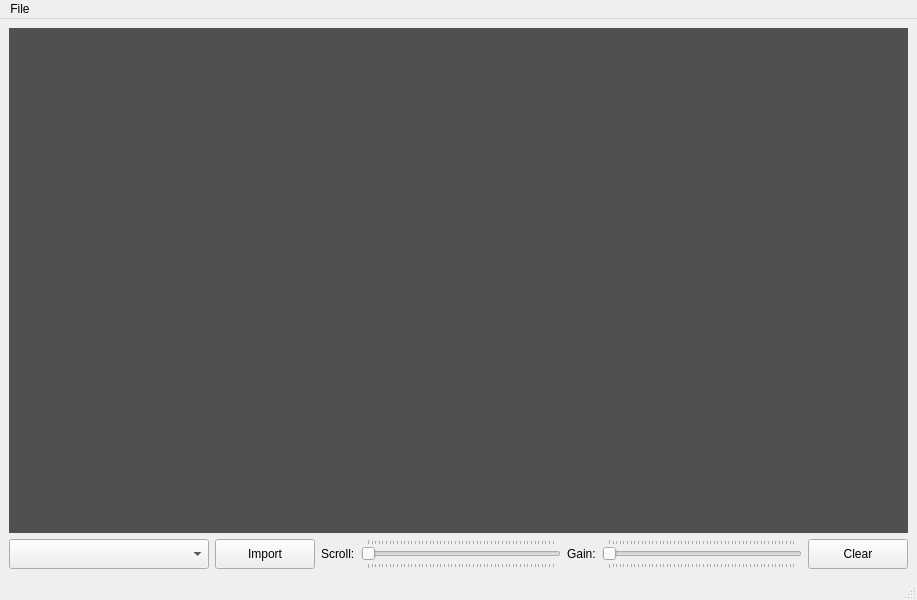
<?xml version="1.0" encoding="UTF-8"?>
<ui version="4.0">
 <class>MainWindow</class>
 <widget class="QMainWindow" name="MainWindow">
  <property name="geometry">
   <rect>
    <x>0</x>
    <y>0</y>
    <width>800</width>
    <height>600</height>
   </rect>
  </property>
  <property name="windowTitle">
   <string>MainWindow</string>
  </property>
  <widget class="QWidget" name="centralwidget">
   <layout class="QVBoxLayout" name="verticalLayout">
    <item>
     <layout class="QHBoxLayout" name="toolbox_layout"/>
    </item>
    <item>
     <widget class="QWidget" name="widget" native="true">
      <property name="styleSheet">
       <string notr="true">background-color: rgb(80, 80, 80);</string>
      </property>
     </widget>
    </item>
    <item>
     <layout class="QHBoxLayout" name="horizontalLayout_4">
      <property name="rightMargin">
       <number>0</number>
      </property>
      <item>
       <widget class="QComboBox" name="importTypeComboBox">
        <property name="minimumSize">
         <size>
          <width>200</width>
          <height>30</height>
         </size>
        </property>
       </widget>
      </item>
      <item>
       <widget class="QPushButton" name="importCSVButton">
        <property name="minimumSize">
         <size>
          <width>100</width>
          <height>30</height>
         </size>
        </property>
        <property name="text">
         <string>Import</string>
        </property>
       </widget>
      </item>
      <item>
       <layout class="QHBoxLayout" name="horizontalLayout">
        <item>
         <widget class="QLabel" name="label">
          <property name="text">
           <string>Scroll:</string>
          </property>
         </widget>
        </item>
        <item>
         <widget class="QSlider" name="scrollSlider">
          <property name="minimumSize">
           <size>
            <width>200</width>
            <height>30</height>
           </size>
          </property>
          <property name="maximum">
           <number>511</number>
          </property>
          <property name="singleStep">
           <number>1</number>
          </property>
          <property name="orientation">
           <enum>Qt::Horizontal</enum>
          </property>
          <property name="invertedAppearance">
           <bool>false</bool>
          </property>
          <property name="tickPosition">
           <enum>QSlider::TicksBothSides</enum>
          </property>
         </widget>
        </item>
       </layout>
      </item>
      <item>
       <layout class="QHBoxLayout" name="horizontalLayout_2">
        <item>
         <widget class="QLabel" name="label_2">
          <property name="text">
           <string>Gain:</string>
          </property>
         </widget>
        </item>
        <item>
         <widget class="QSlider" name="gainSlider">
          <property name="minimumSize">
           <size>
            <width>200</width>
            <height>30</height>
           </size>
          </property>
          <property name="maximum">
           <number>512</number>
          </property>
          <property name="orientation">
           <enum>Qt::Horizontal</enum>
          </property>
          <property name="tickPosition">
           <enum>QSlider::TicksBothSides</enum>
          </property>
         </widget>
        </item>
       </layout>
      </item>
      <item>
       <spacer name="horizontalSpacer_3">
        <property name="orientation">
         <enum>Qt::Horizontal</enum>
        </property>
        <property name="sizeHint" stdset="0">
         <size>
          <width>40</width>
          <height>20</height>
         </size>
        </property>
       </spacer>
      </item>
      <item>
       <widget class="QPushButton" name="clearButton">
        <property name="minimumSize">
         <size>
          <width>100</width>
          <height>30</height>
         </size>
        </property>
        <property name="text">
         <string>Clear</string>
        </property>
       </widget>
      </item>
     </layout>
    </item>
   </layout>
  </widget>
  <widget class="QMenuBar" name="menubar">
   <property name="geometry">
    <rect>
     <x>0</x>
     <y>0</y>
     <width>800</width>
     <height>22</height>
    </rect>
   </property>
   <widget class="QMenu" name="menuFile">
    <property name="title">
     <string>File</string>
    </property>
    <addaction name="actionSettings"/>
   </widget>
   <addaction name="menuFile"/>
  </widget>
  <widget class="QStatusBar" name="statusbar"/>
  <action name="actionSettings">
   <property name="text">
    <string>Color Settings</string>
   </property>
  </action>
 </widget>
 <resources/>
 <connections/>
</ui>
